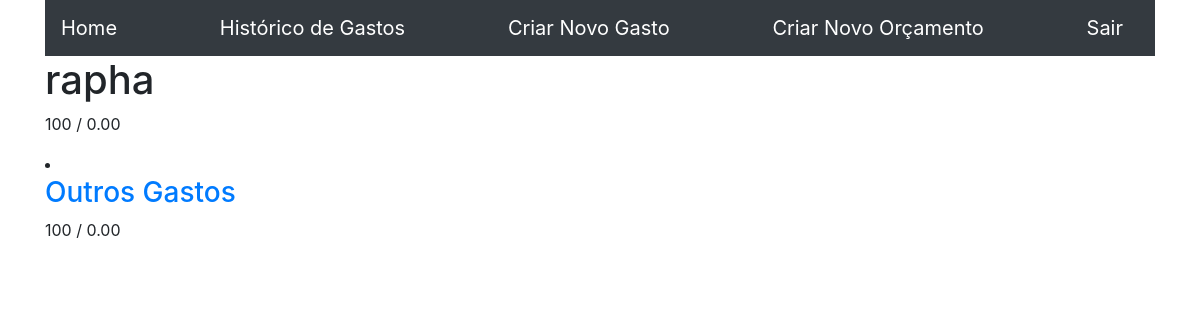
Before: / (signed in) with the older database file.
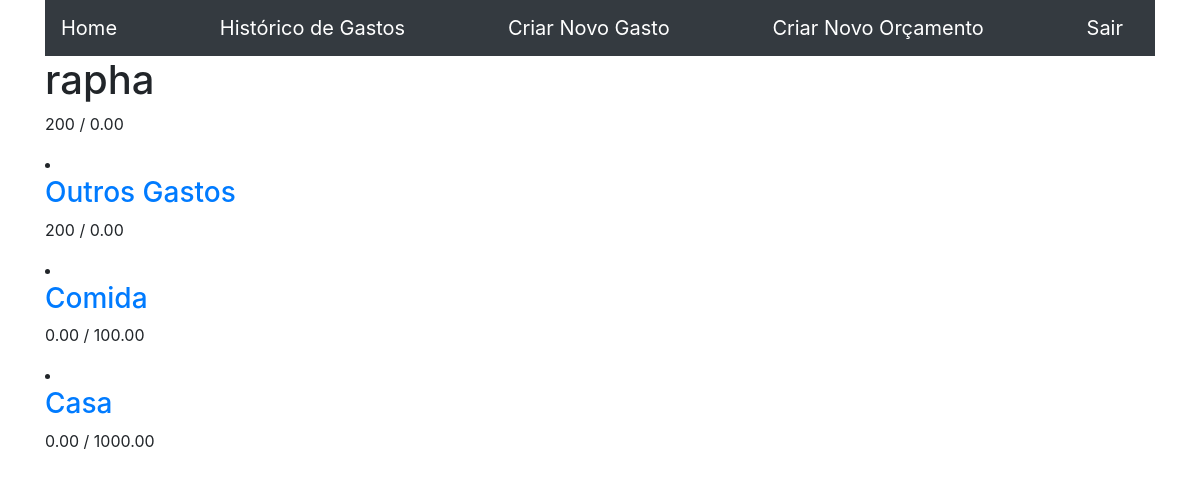
After: the same page with the newer database file.
### budgeter/models.py (models this page shows, shortened)
class User(AbstractUser):
    BUDGET_START_DAY_OPTIONS = [(x, str(x)) for x in range(1, 29)]
    total_budget = models.DecimalField(decimal_places=2, max_digits=15, default=0)
    budget_start_day = models.IntegerField(choices=BUDGET_START_DAY_OPTIONS, default=1)
    def get_spent_budget(self):
        spent_budget = self.transaction_set.all().aggregate(Sum('value'))['value__sum']
        if spent_budget is None:
            return Decimal('0.00')
        return spent_budget

class Budget(models.Model):
    user = models.ForeignKey(User, on_delete=models.CASCADE)
    budget_name = models.CharField(max_length=200)
    allowed_spending = models.DecimalField(decimal_places=2, max_digits=15)
    spent = models.DecimalField(default=0, decimal_places=2, max_digits=15)
    created_at = models.DateTimeField(auto_now_add=True)
    updated_at = models.DateTimeField(auto_now=True)
    def get_spent_budget(self):
        spent_budget = self.transaction_set.all().aggregate(Sum('value'))['value__sum']
        if spent_budget is None:
            return Decimal('0.00')
        return spent_budget

### budgeter/views.py (the view)
# urls.py: path('', views.home, name='home'),
@login_required
def home(request):
    user = request.user
    user_spent_budget = user.get_spent_budget()
    context = {
        'user_spent_budget': user_spent_budget,
    }
    return render(request, 'budgeter/home.html', context)

### budgeter/templates/budgeter/home.html (shortened to what this page needs)
{% extends 'budgeter/budgeter_base.html' %}
{% block main %}
    <h1> {{ user.username }} </h1>
    <p>{{ user_spent_budget }} / {{ user.total_budget }}</p>
    <lu>
    {%for budget in user.budget_set.all %}
        <li>
            <a href={% url 'budget' budget.id %}>
                <h3>{{ budget.budget_name }}</h3>
            <p>{{ budget.get_spent_budget }} / {{ budget.allowed_spending }}</p>
        </li>
    {% endfor %}
    </lu>
{% endblock main %}

### budgeter/templates/budgeter/budgeter_base.html
{% extends 'base.html' %}
{% block content %}
    <nav class="navbar sticky-top navbar-dark bg-dark">
        <a class="navbar-brand" href={% url 'home' %}>Home</a>
        <a class="navbar-brand" href={% url 'transaction_history' %}>Histórico de Gastos</a>
        <a class="navbar-brand" href={% url 'create_transaction' %}>Criar Novo Gasto</a>
        <a class="navbar-brand" href={% url 'create_budget' %}>Criar Novo Orçamento</a>
        <a class="navbar-brand" href={% url 'logout' %}> Sair </a>
    </nav>
    {% block main %}{% endblock %}
{% endblock content %}

### templates/base.html (shortened to what this page needs)
<!doctype html>
<html lang="en">
  <head>
    <link rel="stylesheet" href="https://stackpath.bootstrapcdn.com/bootstrap/4.5.0/css/bootstrap.min.css">
  </head>
  <body>
    <div class="container">
        {% block content %}{% endblock %}
    </div>
  </body>
</html>

Changed rows visible on the page:
computed for Budget "Outros Gastos": get_spent_budget "100" → "200"
added Budget: budget_name "Comida", get_spent_budget "0.00", allowed_spending "100.00"
added Budget: budget_name "Casa", get_spent_budget "0.00", allowed_spending "1000.00"
Other visible differences:
{{ user_spent_budget }}: "100" → "200"
